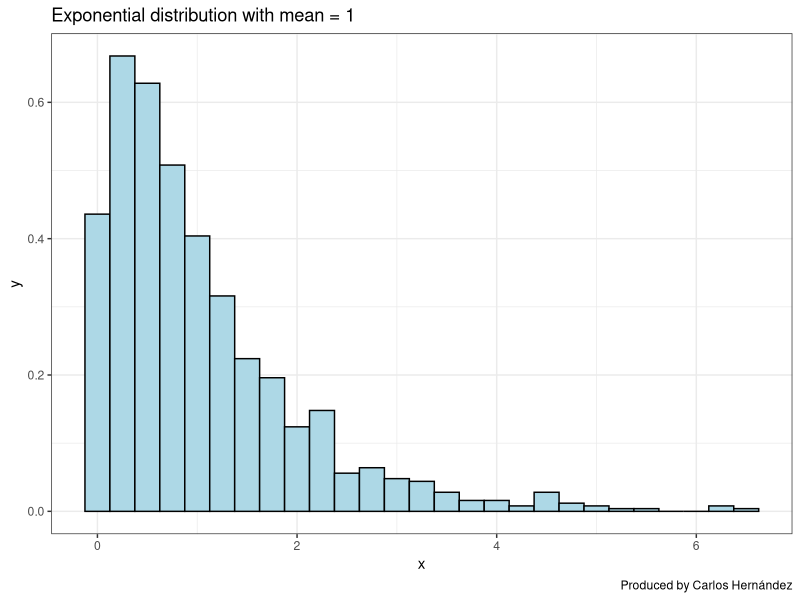
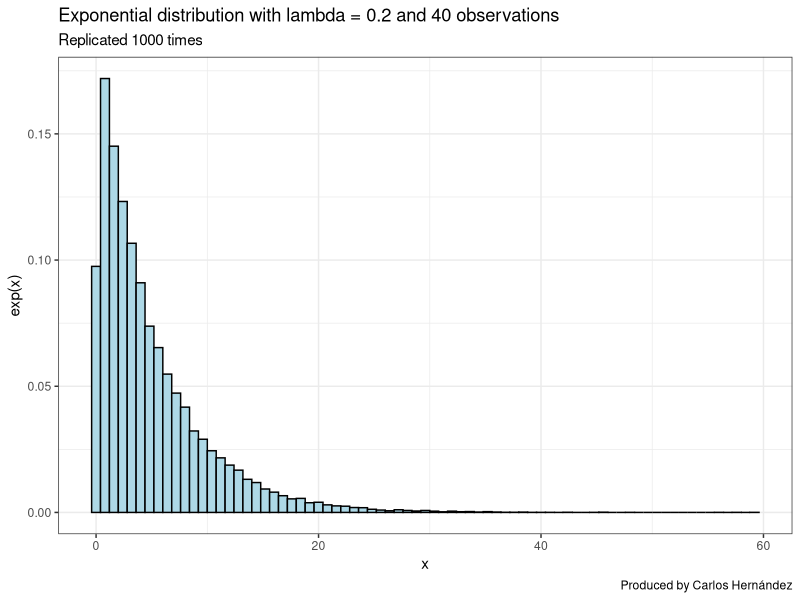
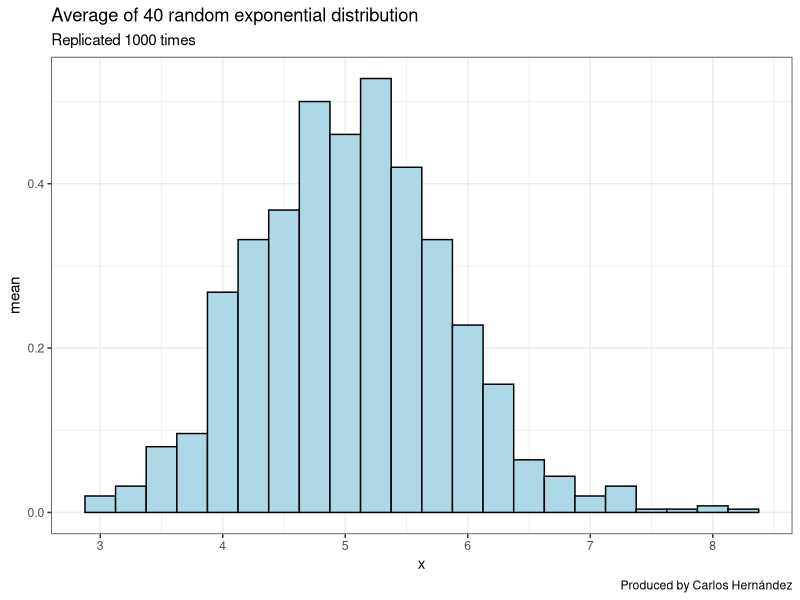
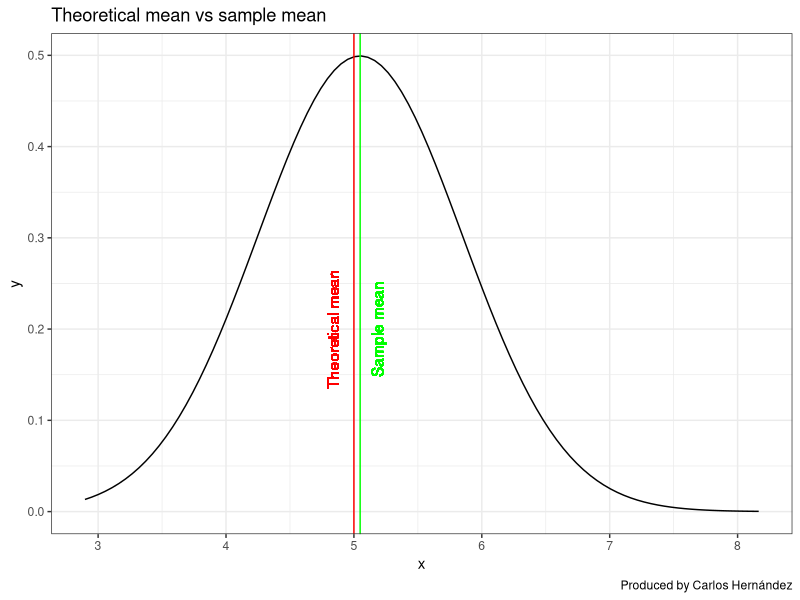
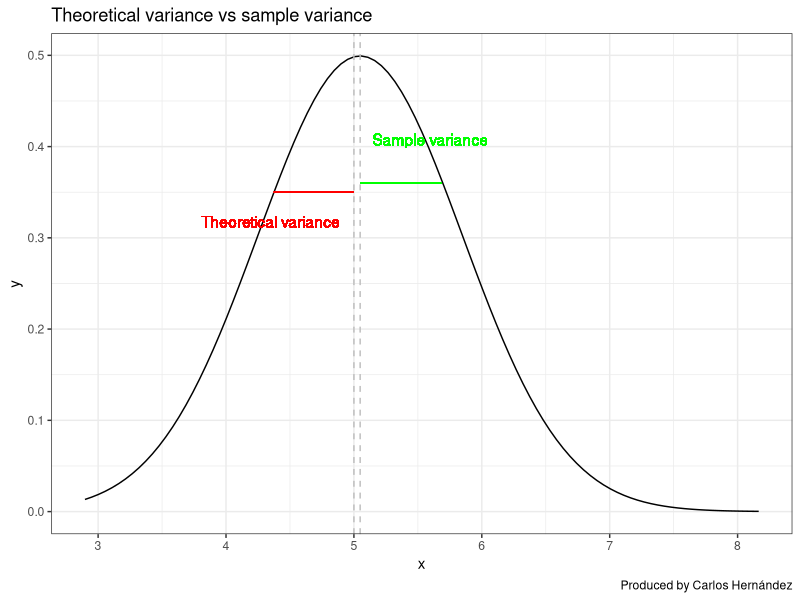
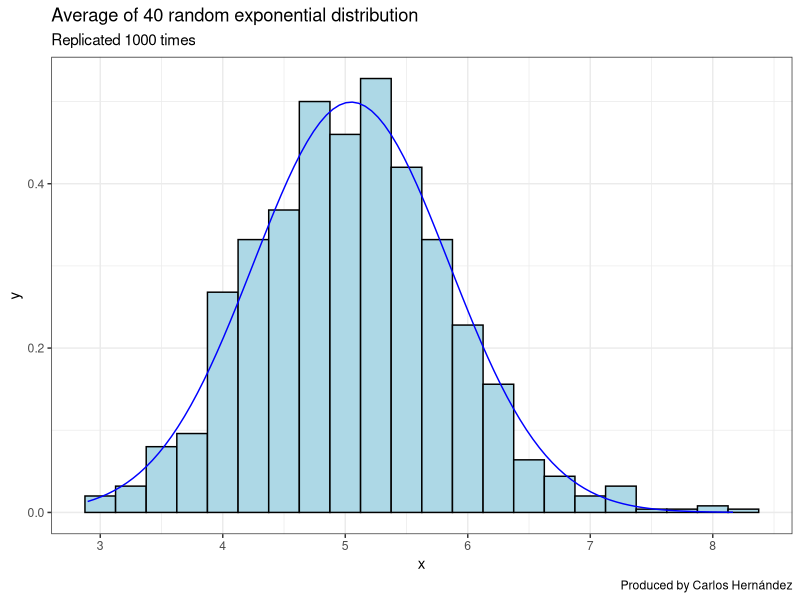

The R source for these figures, in order:
## ---- chunk 1
knitr::opts_chunk$set(echo = TRUE)
## ---- chunk 2
set.seed(1)
library(ggplot2)
theme_set(theme_bw())

## ---- chunk 3
lambda <- 0.2
n <- 40
## ---- chunk 4
data <- data.frame(value = c(t(rexp(1000, rate = 1)))) 

ggplot(data, aes(x=value)) + 
  geom_histogram(aes(y=..density..),binwidth=.25, col="black", fill="lightblue")+
  labs(title= "Exponential distribution with mean = 1", 
       caption="Produced by Carlos Hernández") +
  xlab("x") +
  ylab("y")

## ---- chunk 5
expData <- replicate(1000, rexp(n, lambda)) # replicate 1000 times 
expData <- data.frame(value = c(t(expData))) # convert to data frame

# plot
ggplot(expData, aes(x=value)) + 
  geom_histogram(aes(y=..density..), binwidth=.8,colour="black", fill="lightblue") +
   labs(title= "Exponential distribution with lambda = 0.2 and 40 observations", 
        subtitle = "Replicated 1000 times", 
        caption="Produced by Carlos Hernández") +
  xlab("x") +
  ylab("exp(x)")

## ---- chunk 6
data <- replicate(1000, mean(rexp(n,lambda)))
data <- data.frame(value = c(t(data)), size = 40)

ggplot(data, aes(x=value)) + 
  geom_histogram(aes(y=..density..),binwidth=.25, col="black", fill="lightblue") +
  labs(title= "Average of 40 random exponential distribution", 
       subtitle = "Replicated 1000 times", 
       caption="Produced by Carlos Hernández") +
  xlab("x") +
  ylab("mean")


## ---- chunk 7
theoretical_mu <- 1/lambda # calculate theoretical mean 
sample_mu <-mean(data$value) # calculate experimental mean

ggplot(data, aes(x=value)) + 
  stat_function(fun=dnorm, 
                color="black", 
                args=list(mean=mean(data$value), 
                sd=sd(data$value)))+
  geom_vline(xintercept = theoretical_mu, colour="red") +
  geom_text(aes(x=theoretical_mu-.25, 
                label="\nTheoretical mean", y=.2), 
            colour="red", angle=90, text=element_text(size=11)) +
  geom_vline(xintercept = sample_mu, colour="green")+
  geom_text(aes(x=sample_mu+.05, label="\nSample mean", y=.2), 
            colour="green", angle=90) + 
  labs(title= "Theoretical mean vs sample mean", 
       caption="Produced by Carlos Hernández") +
  xlab("x") +
  ylab("y")

## ---- chunk 8
theoretical_variance <- 1/(n * lambda^2)
sample_variance <- round(var(data$value),3)

ggplot(data, aes(x=value)) + 
  stat_function(fun=dnorm, color="black", args=list(mean=mean(data$value), sd=sd(data$value)))+
  geom_vline(xintercept = sample_mu, colour="gray", linetype="dashed")+
  geom_vline(xintercept = theoretical_mu, colour="gray", linetype="dashed")+
  geom_segment(aes(x = sample_mu, y = 0.36, xend =sample_mu + 
                     sample_variance, yend = 0.36), colour="green") +
  geom_segment(aes(x = theoretical_mu - theoretical_variance, y = 0.35, 
                   xend =theoretical_mu, yend = 0.35), colour="red") +
  labs(title= "Theoretical variance vs sample variance", 
       caption="Produced by Carlos Hernández") +
  geom_text(aes(x=sample_mu+.55, label="\nSample variance", y=.42), colour="green") +
  geom_text(aes(x=theoretical_mu-.65, label="\nTheoretical variance", y=.33), colour="red") +
  xlab("x") +
  ylab("y")

## ---- chunk 9
ggplot(data, aes(x=value)) + 
  geom_histogram(aes(y=..density..),binwidth=.25, col="black", fill="lightblue") +
  stat_function(fun=dnorm,
                         color="blue",
                         args=list(mean=mean(data$value), 
                                  sd=sd(data$value)))+
  labs(title= "Average of 40 random exponential distribution", 
       subtitle = "Replicated 1000 times", 
       caption="Produced by Carlos Hernández") +
  xlab("x") +
  ylab("y")
